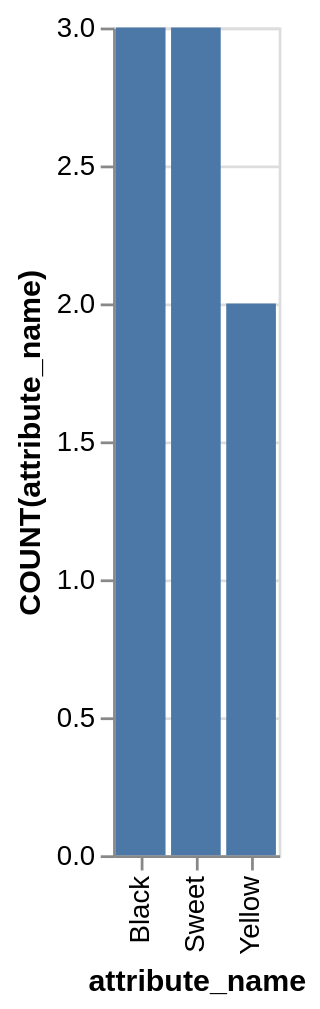

Describe this chart as a Vega-Lite specification.
### Vega-Lite specification from a JSON file in a GitHub repository (floating-point values rounded to 4 significant figures)
{"data": {"values": [{"x_data": "Black", "y_data": 3}, {"x_data": "Sweet", "y_data": 3}, {"x_data": "Yellow", "y_data": 2}]}, "mark": "bar", "encoding": {"x": {"field": "x_data", "type": "nominal", "title": "attribute_name", "sort": "ascending"}, "y": {"field": "y_data", "type": "quantitative", "title": "COUNT(attribute_name)"}}}
